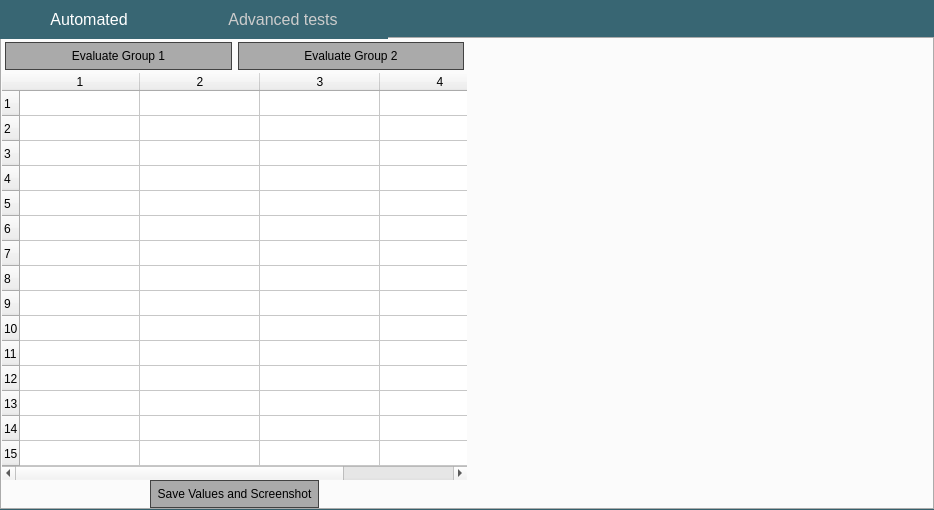
<?xml version="1.0" encoding="UTF-8"?>
<ui version="4.0">
 <class>MainWindow</class>
 <widget class="QMainWindow" name="MainWindow">
  <property name="geometry">
   <rect>
    <x>0</x>
    <y>0</y>
    <width>934</width>
    <height>510</height>
   </rect>
  </property>
  <property name="windowTitle">
   <string>Edit Calibration</string>
  </property>
  <property name="styleSheet">
   <string notr="true">*{outline:none;}

QMainWindow{background: rgb(56, 102, 115);} 
QMessageBox {background: #444544;} 

QTabBar{font:16px;} 
QTabBar::tab{ padding:10px 50px; color:#CCCCCC;background: rgb(56, 102, 115);}
QTabBar::tab:selected{color:white; background: qlineargradient(spread:pad, x1:0, y1:0, x2:0, y2:1, stop:.7 rgb(126, 197, 220) , stop:1 rgba(0,0,0,100) );} 
QTabBar::tab:hover{color:white; background:qlineargradient(spread:pad, x1:0, y1:0, x2:0, y2:1, stop:0 rgba(26, 177, 191,255), stop:1 rgba(100, 100, 200,255) );} 

.deep,#widgets{ background: rgb(57, 79, 99); }

QListWidget{background: rgb(26, 32, 35);color:#FFFFFF;} 
QListWidget::item:hover{background: #223344;color:#FFFFFF;} 

QLabel,QRadioButton{color:#FFFFFF; margin:1px 2px;}
QCheckBox{color:#FFFFEE; margin:3px 0px;}

QSlider::groove:horizontal {margin:0px; padding:0px; border:none; background:#DDFDFE; color:#BB7777; height: 4px;}
QSlider::handle:horizontal {background: qlineargradient(x1:0, y1:0, x2:1, y2:1, stop:0 #eee, stop:1 #ccc);border: 2px solid #777;width: 13px;margin-top: -3px;margin-bottom: -3px;border-radius: 3px;}

QPushButton{border:1px solid #424242; padding:6px;color:#000000;background:#AAAAAA;}
QPushButton:hover{background:rgb(26, 177, 191) ; color:white; border-color:#FFFFFF;}
QPushButton::disabled{background:#333333 ; color:black;}
QComboBox QAbstractItemView::item {
    border-bottom: 5px solid white; margin:3px;
}
QComboBox QAbstractItemView::item:selected {
    border-bottom: 5px solid black; margin:3px;
}

QToolTip{background:#FBE9E7;color:#757575; padding:4px; border:0px; margin:0px;} QPushButton{min-height24px; min-width:30px;}  </string>
  </property>
  <widget class="QWidget" name="centralwidget">
   <layout class="QHBoxLayout" name="horizontalLayout_2">
    <property name="spacing">
     <number>0</number>
    </property>
    <property name="margin">
     <number>0</number>
    </property>
    <item>
     <widget class="QTabWidget" name="tabs">
      <property name="currentIndex">
       <number>0</number>
      </property>
      <widget class="QWidget" name="tab1">
       <attribute name="title">
        <string>Automated</string>
       </attribute>
       <layout class="QGridLayout" name="gridLayout">
        <property name="margin">
         <number>0</number>
        </property>
        <property name="spacing">
         <number>0</number>
        </property>
        <item row="0" column="0">
         <widget class="QFrame" name="frame_2">
          <property name="frameShape">
           <enum>QFrame::NoFrame</enum>
          </property>
          <property name="frameShadow">
           <enum>QFrame::Raised</enum>
          </property>
          <property name="class" stdset="0">
           <string>deep</string>
          </property>
          <layout class="QHBoxLayout" name="evalLayout">
           <property name="margin">
            <number>3</number>
           </property>
           <item>
            <widget class="QPushButton" name="pushButton">
             <property name="text">
              <string>Evaluate Group 1</string>
             </property>
             <property name="shortcut">
              <string>1</string>
             </property>
            </widget>
           </item>
           <item>
            <widget class="QPushButton" name="pushButton_2">
             <property name="text">
              <string>Evaluate Group 2</string>
             </property>
             <property name="shortcut">
              <string>2</string>
             </property>
            </widget>
           </item>
          </layout>
         </widget>
        </item>
        <item row="1" column="0">
         <widget class="QTableWidget" name="tbl">
          <property name="sizePolicy">
           <sizepolicy hsizetype="Expanding" vsizetype="Expanding">
            <horstretch>0</horstretch>
            <verstretch>0</verstretch>
           </sizepolicy>
          </property>
          <property name="minimumSize">
           <size>
            <width>400</width>
            <height>0</height>
           </size>
          </property>
          <property name="frameShape">
           <enum>QFrame::NoFrame</enum>
          </property>
          <property name="rowCount">
           <number>15</number>
          </property>
          <property name="columnCount">
           <number>4</number>
          </property>
          <attribute name="horizontalHeaderDefaultSectionSize">
           <number>120</number>
          </attribute>
          <attribute name="horizontalHeaderStretchLastSection">
           <bool>true</bool>
          </attribute>
          <attribute name="verticalHeaderDefaultSectionSize">
           <number>25</number>
          </attribute>
          <attribute name="verticalHeaderStretchLastSection">
           <bool>false</bool>
          </attribute>
          <row/>
          <row/>
          <row/>
          <row/>
          <row/>
          <row/>
          <row/>
          <row/>
          <row/>
          <row/>
          <row/>
          <row/>
          <row/>
          <row/>
          <row/>
          <column/>
          <column/>
          <column/>
          <column/>
         </widget>
        </item>
        <item row="3" column="0">
         <widget class="QFrame" name="frame_3">
          <property name="frameShape">
           <enum>QFrame::NoFrame</enum>
          </property>
          <property name="frameShadow">
           <enum>QFrame::Raised</enum>
          </property>
          <property name="class" stdset="0">
           <string>deep</string>
          </property>
          <layout class="QHBoxLayout" name="horizontalLayout_3">
           <property name="margin">
            <number>0</number>
           </property>
           <item>
            <widget class="QPushButton" name="pushButton_4">
             <property name="sizePolicy">
              <sizepolicy hsizetype="Maximum" vsizetype="Fixed">
               <horstretch>0</horstretch>
               <verstretch>0</verstretch>
              </sizepolicy>
             </property>
             <property name="text">
              <string>Save Values and Screenshot</string>
             </property>
             <property name="shortcut">
              <string>Ctrl+S</string>
             </property>
            </widget>
           </item>
          </layout>
         </widget>
        </item>
        <item row="0" column="1" rowspan="4">
         <widget class="QFrame" name="frame">
          <property name="sizePolicy">
           <sizepolicy hsizetype="MinimumExpanding" vsizetype="Preferred">
            <horstretch>0</horstretch>
            <verstretch>0</verstretch>
           </sizepolicy>
          </property>
          <property name="frameShape">
           <enum>QFrame::NoFrame</enum>
          </property>
          <property name="frameShadow">
           <enum>QFrame::Raised</enum>
          </property>
          <layout class="QGridLayout" name="plot_area">
           <property name="margin">
            <number>1</number>
           </property>
           <property name="spacing">
            <number>2</number>
           </property>
          </layout>
         </widget>
        </item>
       </layout>
      </widget>
      <widget class="QWidget" name="tab2">
       <attribute name="title">
        <string>Advanced tests</string>
       </attribute>
      </widget>
     </widget>
    </item>
   </layout>
  </widget>
 </widget>
 <resources/>
 <connections>
  <connection>
   <sender>pushButton</sender>
   <signal>clicked()</signal>
   <receiver>MainWindow</receiver>
   <slot>eval1()</slot>
   <hints>
    <hint type="sourcelabel">
     <x>101</x>
     <y>49</y>
    </hint>
    <hint type="destinationlabel">
     <x>0</x>
     <y>77</y>
    </hint>
   </hints>
  </connection>
  <connection>
   <sender>pushButton_2</sender>
   <signal>clicked()</signal>
   <receiver>MainWindow</receiver>
   <slot>eval2()</slot>
   <hints>
    <hint type="sourcelabel">
     <x>331</x>
     <y>48</y>
    </hint>
    <hint type="destinationlabel">
     <x>406</x>
     <y>0</y>
    </hint>
   </hints>
  </connection>
 </connections>
 <slots>
  <slot>eval1()</slot>
  <slot>eval2()</slot>
  <slot>correct()</slot>
  <slot>save()</slot>
 </slots>
</ui>
